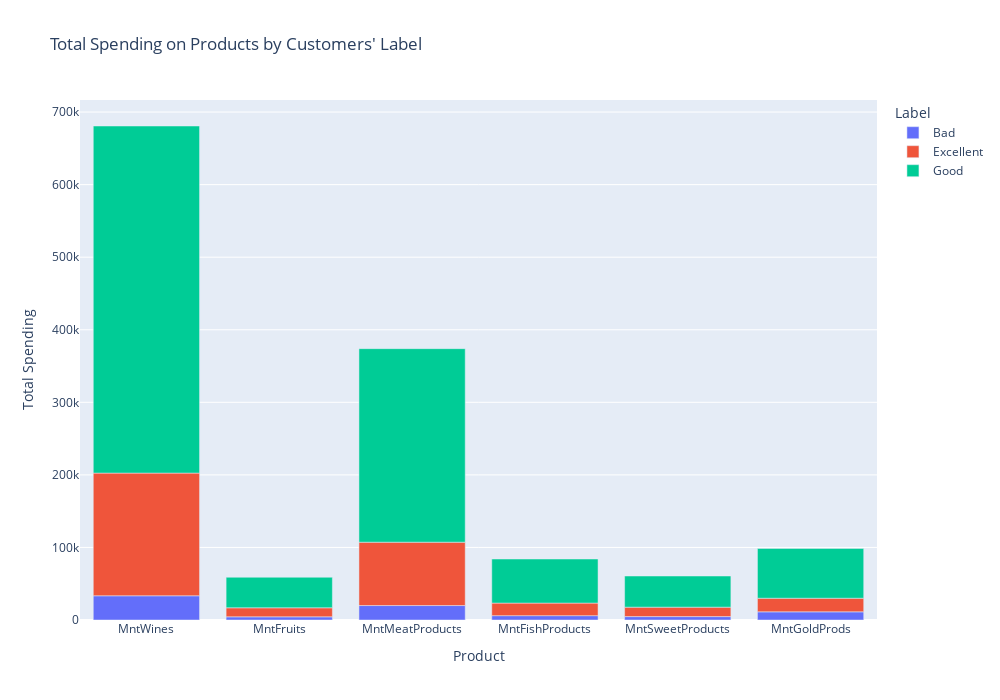

Notebook code for this chart:
### Markdown cell above
## **Analyzing Product and Customer's Behavior using RFM Analysis**

### Code cell
# Choosing columns to show in the bar chart
columns = ['MntWines', 'MntFruits', 'MntMeatProducts', 'MntFishProducts', 'MntSweetProducts', 'MntGoldProds']

# Grouping columns 
supermarket_table = supermarket.groupby('Label')[columns].sum().reset_index()

# Melt DataFrame 
df_melted = pd.melt(supermarket_table, id_vars=['Label'], value_vars=columns, var_name='Product', value_name='Total Spending')

# Make bar chart using Plotly Express
fig = px.bar(df_melted, x='Product', y='Total Spending', color='Label',
             title="Total Spending on Products by Customers' Label",
             width=1000, height=700)

fig.update_layout(
    xaxis_title='Product',
    yaxis_title='Total Spending',
    legend_title='Label'
)

fig.show()

### Figure 1 — Plotly figure (JSON) as saved in the notebook; plotly's stock layout.template omitted (floating-point values rounded to 4 significant figures)
{"data": [{"alignmentgroup": "True", "hovertemplate": "Label=Bad<br>Product=%{x}<br>Total Spending=%{y}<extra></extra>", "legendgroup": "Bad", "marker": {"color": "#636efa", "pattern": {"shape": ""}}, "name": "Bad", "offsetgroup": "Bad", "orientation": "v", "showlegend": true, "textposition": "auto", "type": "bar", "x": ["MntWines", "MntFruits", "MntMeatProducts", "MntFishProducts", "MntSweetProducts", "MntGoldProds"], "xaxis": "x", "y": [33392, 4385, 19905, 5989, 4690, 11265], "yaxis": "y"}, {"alignmentgroup": "True", "hovertemplate": "Label=Excellent<br>Product=%{x}<br>Total Spending=%{y}<extra></extra>", "legendgroup": "Excellent", "marker": {"color": "#EF553B", "pattern": {"shape": ""}}, "name": "Excellent", "offsetgroup": "Excellent", "orientation": "v", "showlegend": true, "textposition": "auto", "type": "bar", "x": ["MntWines", "MntFruits", "MntMeatProducts", "MntFishProducts", "MntSweetProducts", "MntGoldProds"], "xaxis": "x", "y": [169067, 12445, 87327, 17335, 12988, 18738], "yaxis": "y"}, {"alignmentgroup": "True", "hovertemplate": "Label=Good<br>Product=%{x}<br>Total Spending=%{y}<extra></extra>", "legendgroup": "Good", "marker": {"color": "#00cc96", "pattern": {"shape": ""}}, "name": "Good", "offsetgroup": "Good", "orientation": "v", "showlegend": true, "textposition": "auto", "type": "bar", "x": ["MntWines", "MntFruits", "MntMeatProducts", "MntFishProducts", "MntSweetProducts", "MntGoldProds"], "xaxis": "x", "y": [478348, 42073, 266718, 60725, 42942, 68594], "yaxis": "y"}], "layout": {"barmode": "relative", "height": 700, "legend": {"title": {"text": "Label"}, "tracegroupgap": 0}, "title": {"text": "Total Spending on Products by Customers' Label"}, "width": 1000, "xaxis": {"anchor": "y", "domain": [0, 1], "title": {"text": "Product"}}, "yaxis": {"anchor": "x", "domain": [0, 1], "title": {"text": "Total Spending"}}}}
